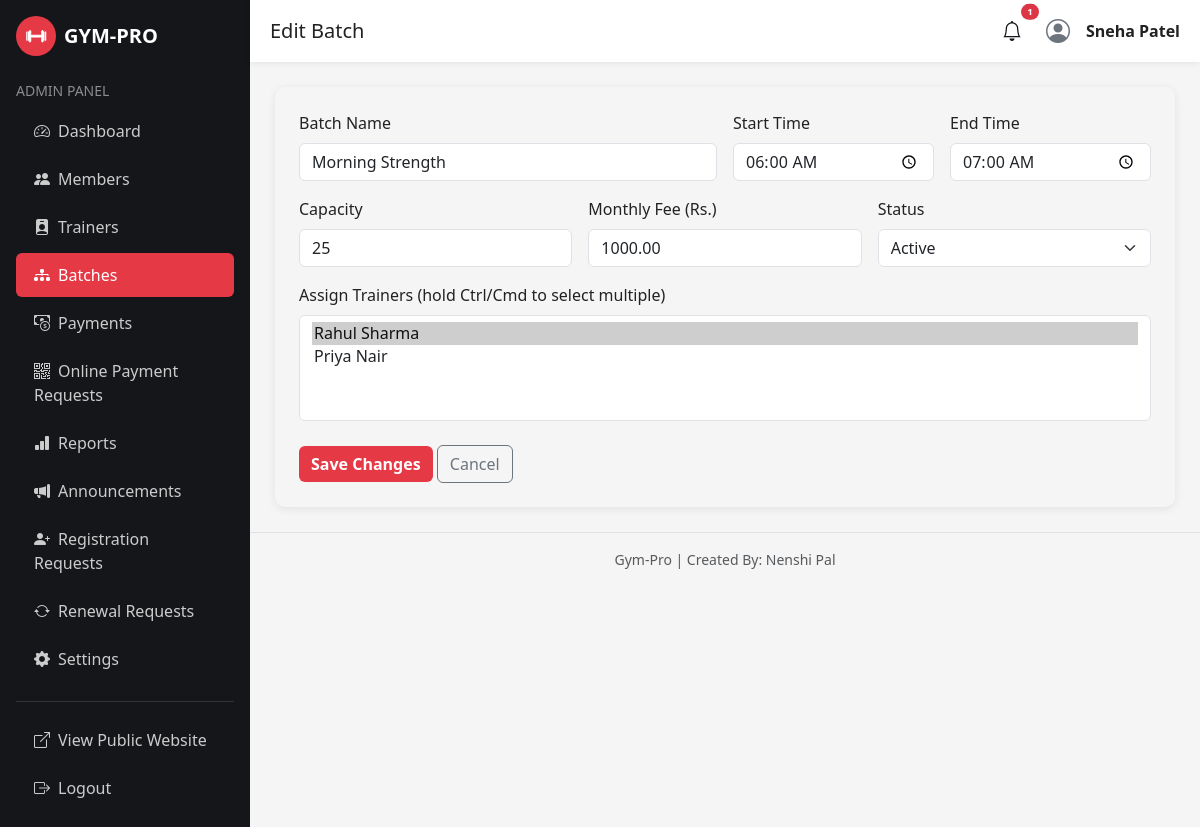
/admin/batch/edit-batch.php?id=2 (signed in), run on the app's committed database.
### tables this page shows
CREATE TABLE batches (
    batch_id INT AUTO_INCREMENT PRIMARY KEY,
    batch_name VARCHAR(100) NOT NULL,
    start_time TIME NOT NULL,
    end_time TIME NOT NULL,
    capacity INT NOT NULL DEFAULT 20,
    monthly_fee DECIMAL(10,2) NOT NULL DEFAULT 0,
    status ENUM('Active','Inactive') DEFAULT 'Active'
);

### admin/batch/edit-batch.php (the view, shortened to what this page needs)
<?php
require_once "../../includes/config.php";
$id = (int)((isset($_GET['id']) ? $_GET['id'] : 0));
$stmt = mysqli_prepare($conn, "SELECT * FROM batches WHERE batch_id=?");
mysqli_stmt_bind_param($stmt, "i", $id);
mysqli_stmt_execute($stmt);
$batch = mysqli_fetch_assoc(mysqli_stmt_get_result($stmt));
$trainers = mysqli_query($conn, "SELECT trainer_id, full_name FROM trainers WHERE status='Active'");
$assigned = [];
$stmt2 = mysqli_prepare($conn, "SELECT trainer_id FROM batch_trainers WHERE batch_id=?");
mysqli_stmt_bind_param($stmt2, "i", $id);
mysqli_stmt_execute($stmt2);
$res2 = mysqli_stmt_get_result($stmt2);
while ($row = mysqli_fetch_assoc($res2)) { $assigned[] = $row['trainer_id']; }
include "../includes/header.php";
include "../includes/sidebar.php";
include "../includes/topbar.php";
?>
<div class="gym-card p-4">
    <form method="POST">
        <div class="row g-3">
            <div class="col-md-6"><label class="form-label">Batch Name</label><input type="text" name="batch_name" class="form-control" required value="<?php echo htmlspecialchars($batch['batch_name']); ?>"></div>
            <div class="col-md-3"><label class="form-label">Start Time</label><input type="time" name="start_time" class="form-control" required value="<?php echo substr($batch['start_time'],0,5); ?>"></div>
            <div class="col-md-3"><label class="form-label">End Time</label><input type="time" name="end_time" class="form-control" required value="<?php echo substr($batch['end_time'],0,5); ?>"></div>
            <div class="col-md-4"><label class="form-label">Capacity</label><input type="number" name="capacity" class="form-control" min="1" required value="<?php echo (int)$batch['capacity']; ?>"></div>
            <div class="col-md-4"><label class="form-label">Monthly Fee (Rs.)</label><input type="number" name="monthly_fee" class="form-control" min="0" step="0.01" required value="<?php echo htmlspecialchars($batch['monthly_fee']); ?>"></div>
            <div class="col-md-4"><label class="form-label">Status</label>
                <select name="status" class="form-select">
                    <option <?php echo $batch['status']=='Active'?'selected':''; ?>>Active</option>
                </select>
            </div>
            <div class="col-md-12">
                <label class="form-label">Assign Trainers (hold Ctrl/Cmd to select multiple)</label>
                <select name="trainer_ids[]" class="form-select" multiple size="4">
                    <?php while ($t = mysqli_fetch_assoc($trainers)): ?>
                        <option value="<?php echo $t['trainer_id']; ?>" <?php echo in_array($t['trainer_id'],$assigned)?'selected':''; ?>><?php echo htmlspecialchars($t['full_name']); ?></option>
                    <?php endwhile; ?>
                </select>
            </div>
        </div>
        <button type="submit" class="btn btn-gym-primary mt-4">Save Changes</button>
        <a href="batches.php" class="btn btn-outline-secondary mt-4">Cancel</a>
    </form>
</div>
<?php include "../includes/footer.php"; ?>

### css/style.css (style rules this page uses)
:root { --gym-dark: #14161a; --gym-dark-2: #1e2128; --gym-red: #e63946; --gym-red-dark: #c1121f; --gym-light: #f5f5f5; --gym-gray: #6c757d; }
body { font-family: 'Segoe UI', Arial, sans-serif; background-color: var(--gym-light); color: #222; }
.btn-gym-primary { background: var(--gym-red); border: none; color: #fff; font-weight: 600; }
.gym-card { border: none; border-radius: 10px; box-shadow: 0 2px 10px rgba(0,0,0,0.08); transition: transform .2s ease; }

### css/animations.css (style rules this page uses)
body { animation: gp-page-fade 0.5s ease both; }
.gym-card, .stat-card, .auth-card, .batch-check, .gym-hero h1, .gym-hero p, .gym-hero .btn { opacity: 0; transform: translateY(24px); transition: opacity 0.6s ease, transform 0.6s ease; }
.gp-in-view { opacity: 1 !important; transform: translateY(0) !important; }
.gym-card { transition: transform 0.25s ease, box-shadow 0.25s ease, opacity 0.6s ease; }
.btn { transition: transform 0.15s ease, box-shadow 0.15s ease, background-color 0.15s ease; }
.form-control, .form-select { transition: box-shadow 0.2s ease, border-color 0.2s ease; }

### data on the page
batches: batch_name "Morning Strength", start_time "06:00", end_time "07:00", capacity "25", monthly_fee "1000.00", status "Active"

### other printed values
isset($page_title) ? $page_title : 'Admin' "Edit Batch"
$notif_total "1"
isset($_SESSION['admin_name']) ? $_SESSION['admin_name'] : 'Admin' "Sneha Patel"
form field value "Rahul Sharma ☑ / Priya Nair"
